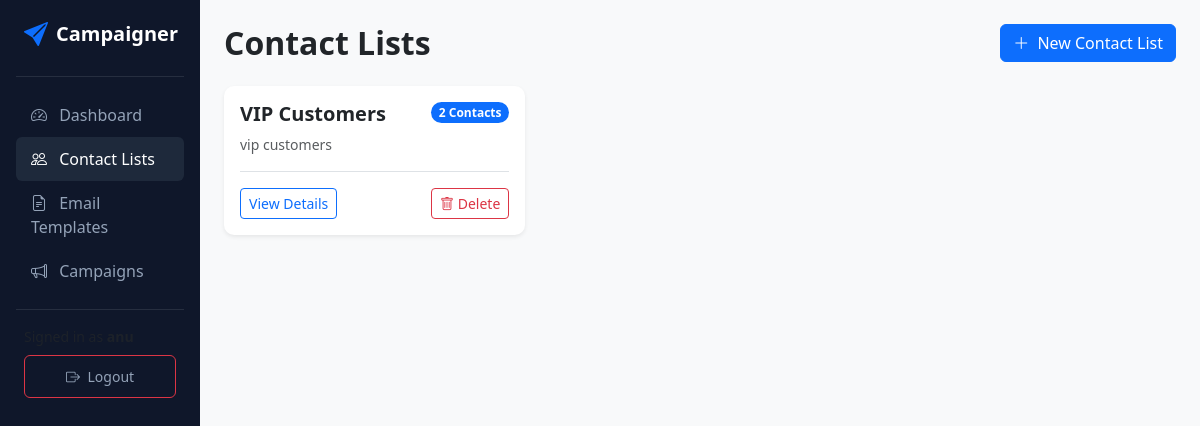
/lists/ (signed in), run on the app's committed database.
### campaigns/models.py (models this page shows, shortened)
class ContactList(models.Model):
    user = models.ForeignKey(User, on_delete=models.CASCADE, related_name='contact_lists')
    name = models.CharField(max_length=200)
    description = models.TextField(blank=True, null=True)
    created_at = models.DateTimeField(auto_now_add=True)

### campaigns/views.py (the view)
# urls.py: path('lists/', views.contact_lists, name='contact_lists'),
@login_required
def contact_lists(request):
    if request.method == 'POST':
        form = ContactListForm(request.POST)
        if form.is_valid():
            contact_list = form.save(commit=False)
            contact_list.user = request.user
            contact_list.save()
            return redirect('contact_lists')
    else:
        form = ContactListForm()
    lists = ContactList.objects.filter(user=request.user)
    return render(request, 'campaigns/contact_lists.html', {'lists': lists, 'form': form})

### templates/campaigns/contact_lists.html (shortened to what this page needs)
{% extends 'campaigns/base.html' %}
{% block content %}
<div class="d-flex justify-content-between align-items-center mb-4">
    <h2 class="fw-bold mb-0">Contact Lists</h2>
    <button class="btn btn-primary" data-bs-toggle="modal" data-bs-target="#createListModal">
        <i class="bi bi-plus-lg me-1"></i> New Contact List
    </button>
</div>
<div class="row g-4">
    {% for list in lists %}
    <div class="col-md-4">
        <div class="card card-custom p-3 bg-white h-100 d-flex flex-column justify-content-between">
            <div>
                <div class="d-flex justify-content-between align-items-start mb-2">
                    <h5 class="fw-bold text-dark mb-0">{{ list.name }}</h5>
                    <span class="badge bg-primary rounded-pill">{{ list.subscribers.count }} Contacts</span>
                </div>
                <p class="text-muted small mb-3">{{ list.description|default:"No description provided." }}</p>
            </div>
            <div class="pt-3 border-top d-flex justify-content-between align-items-center">
                <a href="{% url 'contact_list_detail' list.pk %}" class="btn btn-outline-primary btn-sm">View Details</a>
                <a href="{% url 'contact_list_delete' list.pk %}" class="btn btn-outline-danger btn-sm"><i class="bi bi-trash"></i> Delete</a>
            </div>
        </div>
    </div>
    {% empty %}
    <div class="col-12 text-center py-5">
        <i class="bi bi-folder-x fs-1 text-muted"></i>
        <p class="text-muted mt-2">No contact lists created yet.</p>
    </div>
    {% endfor %}
</div>
{% endblock %}

### templates/campaigns/base.html (style rules this page uses)
body { background-color: #f8f9fa; font-family: 'Segoe UI', Tahoma, Geneva, Verdana, sans-serif; }
.card-custom { border: none; border-radius: 10px; box-shadow: 0 0.125rem 0.25rem rgba(0, 0, 0, 0.075); }

### data on the page
ContactList: name "VIP Customers", subscribers.count "2", description "vip customers"
